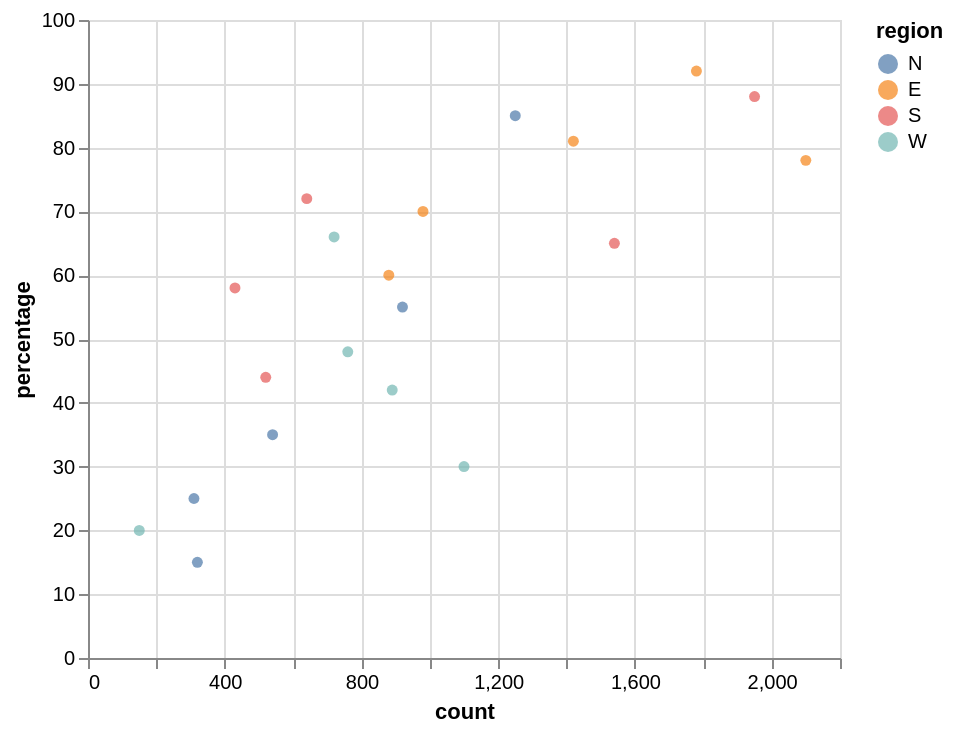

Describe this chart as a Vega-Lite specification.
### Vega-Lite specification from a JSON file in a GitHub repository (floating-point values rounded to 4 significant figures)
{"mark": "circle", "encoding": {"x": {"field": "count", "type": "quantitative", "scale": {"zero": false}, "axis": {"format": ",.12~g"}}, "y": {"field": "percentage", "type": "quantitative", "scale": {"domain": [0, 100], "nice": false}, "axis": {"format": ",.12~g"}}, "color": {"field": "region", "type": "nominal", "sort": ["N", "E", "S", "W"], "scale": {"scheme": "tableau10"}}}, "config": {"view": {"continuousWidth": 376, "continuousHeight": 319}, "axisX": {"labelLimit": 100, "labelFontSize": 10}, "axisY": {"labelFontSize": 10}, "facet": {"spacing": 32}, "mark": {"tooltip": true}}, "data": {"values": [{"season": 1735689600, "seasonLabel": "2025-01-01", "region": "N", "city": "City A", "percentage": 85, "count": 1250, "attitude": "strongly agree", "rank": 1}, {"season": 1735689600, "seasonLabel": "2025-01-01", "region": "E", "city": "City B", "percentage": 78, "count": 2100, "attitude": "agree", "rank": 2}, {"season": 1735689600, "seasonLabel": "2025-01-01", "region": "S", "city": "City C", "percentage": 65, "count": 1540, "attitude": "agree", "rank": 4}, {"season": 1735689600, "seasonLabel": "2025-01-01", "region": "W", "city": "City D", "percentage": 42, "count": 890, "attitude": "neutral", "rank": 8}, {"season": 1743465600, "seasonLabel": "2025-04-01", "region": "N", "city": "City E", "percentage": 55, "count": 920, "attitude": "agree", "rank": 6}, {"season": 1743465600, "seasonLabel": "2025-04-01", "region": "E", "city": "City F", "percentage": 92, "count": 1780, "attitude": "strongly agree", "rank": 1}, {"season": 1743465600, "seasonLabel": "2025-04-01", "region": "S", "city": "City G", "percentage": 88, "count": 1950, "attitude": "strongly agree", "rank": 2}, {"season": 1743465600, "seasonLabel": "2025-04-01", "region": "W", "city": "City H", "percentage": 30, "count": 1100, "attitude": "disagree", "rank": 12}, {"season": 1751241600, "seasonLabel": "2025-06-30", "region": "N", "city": "City I", "percentage": 15, "count": 320, "attitude": "strongly disagree", "rank": 20}, {"season": 1751241600, "seasonLabel": "2025-06-30", "region": "E", "city": "City J", "percentage": 60, "count": 880, "attitude": "agree", "rank": 7}, {"season": 1751241600, "seasonLabel": "2025-06-30", "region": "S", "city": "City K", "percentage": 72, "count": 640, "attitude": "agree", "rank": 5}, {"season": 1751241600, "seasonLabel": "2025-06-30", "region": "W", "city": "City L", "percentage": 48, "count": 760, "attitude": "neutral", "rank": 9}, {"season": 1759017600, "seasonLabel": "2025-09-28", "region": "N", "city": "City M", "percentage": 35, "count": 540, "attitude": "disagree", "rank": 15}, {"season": 1759017600, "seasonLabel": "2025-09-28", "region": "E", "city": "City N", "percentage": 81, "count": 1420, "attitude": "strongly agree", "rank": 3}, {"season": 1759017600, "seasonLabel": "2025-09-28", "region": "S", "city": "City O", "percentage": 58, "count": 430, "attitude": "agree", "rank": 10}, {"season": 1759017600, "seasonLabel": "2025-09-28", "region": "W", "city": "City P", "percentage": 66, "count": 720, "attitude": "agree", "rank": 6}, {"season": 1766793600, "seasonLabel": "2025-12-27", "region": "N", "city": "City Q", "percentage": 25, "count": 310, "attitude": "disagree", "rank": 18}, {"season": 1766793600, "seasonLabel": "2025-12-27", "region": "E", "city": "City R", "percentage": 70, "count": 980, "attitude": "agree", "rank": 5}, {"season": 1766793600, "seasonLabel": "2025-12-27", "region": "S", "city": "City S", "percentage": 44, "count": 520, "attitude": "neutral", "rank": 11}, {"season": 1766793600, "seasonLabel": "2025-12-27", "region": "W", "city": "City T", "percentage": 20, "count": 150, "attitude": "strongly disagree", "rank": 19}]}, "$schema": "https://vega.github.io/schema/vega-lite/v5.json", "background": "white"}
